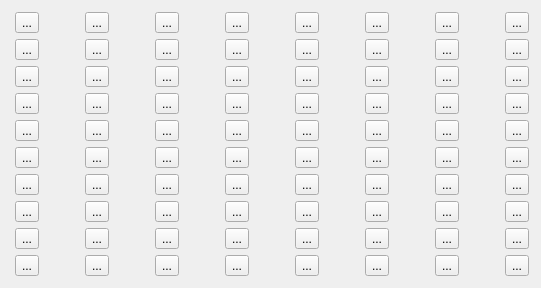
              <widget class="QWidget" name="diyColorWidget" native="true">
               <layout class="QGridLayout" name="gridLayout" rowstretch="0,0,0,0,0,0,0,0,0,0" columnstretch="0,0,0,0,0,0,0,0,0,0,0,0,0,0,0,0">
                <property name="leftMargin">
                 <number>15</number>
                </property>
                <property name="topMargin">
                 <number>12</number>
                </property>
                <property name="rightMargin">
                 <number>12</number>
                </property>
                <property name="bottomMargin">
                 <number>12</number>
                </property>
                <item row="3" column="5">
                 <widget class="QToolButton" name="btnBlue3">
                  <property name="text">
                   <string>...</string>
                  </property>
                  <property name="checkable">
                   <bool>true</bool>
                  </property>
                 </widget>
                </item>
                <item row="8" column="2">
                 <widget class="QToolButton" name="btnPurple2">
                  <property name="text">
                   <string>...</string>
                  </property>
                  <property name="checkable">
                   <bool>true</bool>
                  </property>
                 </widget>
                </item>
                <item row="6" column="11">
                 <widget class="QToolButton" name="btnTintYellow6">
                  <property name="text">
                   <string>...</string>
                  </property>
                  <property name="checkable">
                   <bool>true</bool>
                  </property>
                 </widget>
                </item>
                <item row="5" column="11">
                 <widget class="QToolButton" name="btnYellow6">
                  <property name="text">
                   <string>...</string>
                  </property>
                  <property name="checkable">
                   <bool>true</bool>
                  </property>
                 </widget>
                </item>
                <item row="2" column="7">
                 <widget class="QToolButton" name="btnTintBlue4">
                  <property name="text">
                   <string>...</string>
                  </property>
                  <property name="checkable">
                   <bool>true</bool>
                  </property>
                 </widget>
                </item>
                <item row="2" column="13">
                 <widget class="QToolButton" name="btnTintBlue7">
                  <property name="text">
                   <string>...</string>
                  </property>
                  <property name="checkable">
                   <bool>true</bool>
                  </property>
                 </widget>
                </item>
                <item row="8" column="13">
                 <widget class="QToolButton" name="btnPurple7">
                  <property name="text">
                   <string>...</string>
                  </property>
                  <property name="checkable">
                   <bool>true</bool>
                  </property>
                 </widget>
                </item>
                <item row="4" column="15">
                 <widget class="QToolButton" name="btnCyan8">
                  <property name="text">
                   <string>...</string>
                  </property>
                  <property name="checkable">
                   <bool>true</bool>
                  </property>
                 </widget>
                </item>
                <item row="2" column="5">
                 <widget class="QToolButton" name="btnTintBlue3">
                  <property name="text">
                   <string>...</string>
                  </property>
                  <property name="checkable">
                   <bool>true</bool>
                  </property>
                 </widget>
                </item>
                <item row="2" column="11">
                 <widget class="QToolButton" name="btnTintBlue6">
                  <property name="text">
                   <string>...</string>
                  </property>
                  <property name="checkable">
                   <bool>true</bool>
                  </property>
                 </widget>
                </item>
                <item row="9" column="15">
                 <widget class="QToolButton" name="btnGray8">
                  <property name="text">
                   <string>...</string>
                  </property>
                  <property name="checkable">
                   <bool>true</bool>
                  </property>
                 </widget>
                </item>
                <item row="8" column="7">
                 <widget class="QToolButton" name="btnPurple4">
                  <property name="text">
                   <string>...</string>
                  </property>
                  <property name="checkable">
                   <bool>true</bool>
                  </property>
                 </widget>
                </item>
                <item row="5" column="15">
                 <widget class="QToolButton" name="btnYellow8">
                  <property name="text">
                   <string>...</string>
                  </property>
                  <property name="checkable">
                   <bool>true</bool>
                  </property>
                 </widget>
                </item>
                <item row="2" column="14">
                 <spacer name="horizontalSpacer_4">
                  <property name="orientation">
                   <enum>Qt::Horizontal</enum>
                  </property>
                  <property name="sizeType">
                   <enum>QSizePolicy::Expanding</enum>
                  </property>
                  <property name="sizeHint" stdset="0">
                   <size>
                    <width>40</width>
                    <height>20</height>
                   </size>
                  </property>
                 </spacer>
                </item>
                <item row="2" column="1">
                 <spacer name="horizontalSpacer_3">
                  <property name="orientation">
                   <enum>Qt::Horizontal</enum>
                  </property>
                  <property name="sizeType">
                   <enum>QSizePolicy::Expanding</enum>
                  </property>
                  <property name="sizeHint" stdset="0">
                   <size>
                    <width>40</width>
                    <height>20</height>
                   </size>
                  </property>
                 </spacer>
                </item>
                <item row="9" column="0">
                 <widget class="QToolButton" name="btnGray1">
                  <property name="text">
                   <string>...</string>
                  </property>
                  <property name="checkable">
                   <bool>true</bool>
                  </property>
                 </widget>
                </item>
                <item row="5" column="5">
                 <widget class="QToolButton" name="btnYellow3">
                  <property name="text">
                   <string>...</string>
                  </property>
                  <property name="checkable">
                   <bool>true</bool>
                  </property>
                 </widget>
                </item>
                <item row="1" column="0">
                 <widget class="QToolButton" name="btnGreen1">
                  <property name="text">
                   <string>...</string>
                  </property>
                  <property name="checkable">
                   <bool>true</bool>
                  </property>
                 </widget>
                </item>
                <item row="9" column="11">
                 <widget class="QToolButton" name="btnGray6">
                  <property name="text">
                   <string>...</string>
                  </property>
                  <property name="checkable">
                   <bool>true</bool>
                  </property>
                 </widget>
                </item>
                <item row="0" column="7">
                 <widget class="QToolButton" name="btnRed4">
                  <property name="text">
                   <string>...</string>
                  </property>
                  <property name="checkable">
                   <bool>true</bool>
                  </property>
                 </widget>
                </item>
                <item row="6" column="2">
                 <widget class="QToolButton" name="btnTintYellow2">
                  <property name="text">
                   <string>...</string>
                  </property>
                  <property name="checkable">
                   <bool>true</bool>
                  </property>
                 </widget>
                </item>
                <item row="2" column="12">
                 <spacer name="horizontalSpacer_9">
                  <property name="orientation">
                   <enum>Qt::Horizontal</enum>
                  </property>
                  <property name="sizeHint" stdset="0">
                   <size>
                    <width>40</width>
                    <height>20</height>
                   </size>
                  </property>
                 </spacer>
                </item>
                <item row="8" column="5">
                 <widget class="QToolButton" name="btnPurple3">
                  <property name="text">
                   <string>...</string>
                  </property>
                  <property name="checkable">
                   <bool>true</bool>
                  </property>
                 </widget>
                </item>
                <item row="9" column="9">
                 <widget class="QToolButton" name="btnGray5">
                  <property name="text">
                   <string>...</string>
                  </property>
                  <property name="checkable">
                   <bool>true</bool>
                  </property>
                 </widget>
                </item>
                <item row="4" column="5">
                 <widget class="QToolButton" name="btnCyan3">
                  <property name="text">
                   <string>...</string>
                  </property>
                  <property name="checkable">
                   <bool>true</bool>
                  </property>
                 </widget>
                </item>
                <item row="3" column="9">
                 <widget class="QToolButton" name="btnBlue5">
                  <property name="text">
                   <string>...</string>
                  </property>
                  <property name="checkable">
                   <bool>true</bool>
                  </property>
                 </widget>
                </item>
                <item row="3" column="11">
                 <widget class="QToolButton" name="btnBlue6">
                  <property name="text">
                   <string>...</string>
                  </property>
                  <property name="checkable">
                   <bool>true</bool>
                  </property>
                 </widget>
                </item>
                <item row="7" column="2">
                 <widget class="QToolButton" name="btnPink2">
                  <property name="text">
                   <string>...</string>
                  </property>
                  <property name="checkable">
                   <bool>true</bool>
                  </property>
                 </widget>
                </item>
                <item row="2" column="0">
                 <widget class="QToolButton" name="btnTintBlue1">
                  <property name="text">
                   <string>...</string>
                  </property>
                  <property name="checkable">
                   <bool>true</bool>
                  </property>
                 </widget>
                </item>
                <item row="2" column="6">
                 <spacer name="horizontalSpacer_6">
                  <property name="orientation">
                   <enum>Qt::Horizontal</enum>
                  </property>
                  <property name="sizeHint" stdset="0">
                   <size>
                    <width>40</width>
                    <height>20</height>
                   </size>
                  </property>
                 </spacer>
                </item>
                <item row="0" column="11">
                 <widget class="QToolButton" name="btnRed6">
                  <property name="text">
                   <string>...</string>
                  </property>
                  <property name="checkable">
                   <bool>true</bool>
                  </property>
                 </widget>
                </item>
                <item row="1" column="7">
                 <widget class="QToolButton" name="btnGreen4">
                  <property name="text">
                   <string>...</string>
                  </property>
                  <property name="checkable">
                   <bool>true</bool>
                  </property>
                 </widget>
                </item>
                <item row="8" column="15">
                 <widget class="QToolButton" name="btnPurple8">
                  <property name="text">
                   <string>...</string>
                  </property>
                  <property name="checkable">
                   <bool>true</bool>
                  </property>
                 </widget>
                </item>
                <item row="1" column="9">
                 <widget class="QToolButton" name="btnGreen5">
                  <property name="text">
                   <string>...</string>
                  </property>
                  <property name="checkable">
                   <bool>true</bool>
                  </property>
                 </widget>
                </item>
                <item row="2" column="8">
                 <spacer name="horizontalSpacer_7">
                  <property name="orientation">
                   <enum>Qt::Horizontal</enum>
                  </property>
                  <property name="sizeHint" stdset="0">
                   <size>
                    <width>40</width>
                    <height>20</height>
                   </size>
                  </property>
                 </spacer>
                </item>
                <item row="0" column="2">
                 <widget class="QToolButton" name="btnRed2">
                  <property name="text">
                   <string>...</string>
                  </property>
                  <property name="checkable">
                   <bool>true</bool>
                  </property>
                 </widget>
                </item>
                <item row="6" column="0">
                 <widget class="QToolButton" name="btnTintYellow1">
                  <property name="text">
                   <string>...</string>
                  </property>
                  <property name="checkable">
                   <bool>true</bool>
                  </property>
                 </widget>
                </item>
                <item row="1" column="11">
                 <widget class="QToolButton" name="btnGreen6">
                  <property name="text">
                   <string>...</string>
                  </property>
                  <property name="checkable">
                   <bool>true</bool>
                  </property>
                 </widget>
                </item>
                <item row="3" column="13">
                 <widget class="QToolButton" name="btnBlue7">
                  <property name="text">
                   <string>...</string>
                  </property>
                  <property name="checkable">
                   <bool>true</bool>
                  </property>
                 </widget>
                </item>
                <item row="7" column="9">
                 <widget class="QToolButton" name="btnPink5">
                  <property name="text">
                   <string>...</string>
                  </property>
                  <property name="checkable">
                   <bool>true</bool>
                  </property>
                 </widget>
                </item>
                <item row="4" column="2">
                 <widget class="QToolButton" name="btnCyan2">
                  <property name="text">
                   <string>...</string>
                  </property>
                  <property name="checkable">
                   <bool>true</bool>
                  </property>
                 </widget>
                </item>
                <item row="0" column="0">
                 <widget class="QToolButton" name="btnRed1">
                  <property name="text">
                   <string>...</string>
                  </property>
                  <property name="checkable">
                   <bool>true</bool>
                  </property>
                 </widget>
                </item>
                <item row="8" column="0">
                 <widget class="QToolButton" name="btnPurple1">
                  <property name="text">
                   <string>...</string>
                  </property>
                  <property name="checkable">
                   <bool>true</bool>
                  </property>
                 </widget>
                </item>
                <item row="5" column="7">
                 <widget class="QToolButton" name="btnYellow4">
                  <property name="text">
                   <string>...</string>
                  </property>
                  <property name="checkable">
                   <bool>true</bool>
                  </property>
                 </widget>
                </item>
                <item row="0" column="9">
                 <widget class="QToolButton" name="btnRed5">
                  <property name="text">
                   <string>...</string>
                  </property>
                  <property name="checkable">
                   <bool>true</bool>
                  </property>
                 </widget>
                </item>
                <item row="2" column="10">
                 <spacer name="horizontalSpacer_8">
                  <property name="orientation">
                   <enum>Qt::Horizontal</enum>
                  </property>
                  <property name="sizeHint" stdset="0">
                   <size>
                    <width>40</width>
                    <height>20</height>
                   </size>
                  </property>
                 </spacer>
                </item>
                <item row="6" column="13">
                 <widget class="QToolButton" name="btnTintYellow7">
                  <property name="text">
                   <string>...</string>
                  </property>
                  <property name="checkable">
                   <bool>true</bool>
                  </property>
                 </widget>
                </item>
                <item row="0" column="5">
                 <widget class="QToolButton" name="btnRed3">
                  <property name="text">
                   <string>...</string>
                  </property>
                  <property name="checkable">
                   <bool>true</bool>
                  </property>
                 </widget>
                </item>
                <item row="4" column="0">
                 <widget class="QToolButton" name="btnCyan1">
                  <property name="text">
                   <string>...</string>
                  </property>
                  <property name="checkable">
                   <bool>true</bool>
                  </property>
                 </widget>
                </item>
                <item row="7" column="13">
                 <widget class="QToolButton" name="btnPink7">
                  <property name="text">
                   <string>...</string>
                  </property>
                  <property name="checkable">
                   <bool>true</bool>
                  </property>
                 </widget>
                </item>
                <item row="9" column="5">
                 <widget class="QToolButton" name="btnGray3">
                  <property name="text">
                   <string>...</string>
                  </property>
                  <property name="checkable">
                   <bool>true</bool>
                  </property>
                 </widget>
                </item>
                <item row="1" column="13">
                 <widget class="QToolButton" name="btnGreen7">
                  <property name="text">
                   <string>...</string>
                  </property>
                  <property name="checkable">
                   <bool>true</bool>
                  </property>
                 </widget>
                </item>
                <item row="5" column="0">
                 <widget class="QToolButton" name="btnYellow1">
                  <property name="text">
                   <string>...</string>
                  </property>
                  <property name="checkable">
                   <bool>true</bool>
                  </property>
                 </widget>
                </item>
                <item row="4" column="11">
                 <widget class="QToolButton" name="btnCyan6">
                  <property name="text">
                   <string>...</string>
                  </property>
                  <property name="checkable">
                   <bool>true</bool>
                  </property>
                 </widget>
                </item>
                <item row="1" column="2">
                 <widget class="QToolButton" name="btnGreen2">
                  <property name="text">
                   <string>...</string>
                  </property>
                  <property name="checkable">
                   <bool>true</bool>
                  </property>
                 </widget>
                </item>
                <item row="1" column="15">
                 <widget class="QToolButton" name="btnGreen8">
                  <property name="text">
                   <string>...</string>
                  </property>
                  <property name="checkable">
                   <bool>true</bool>
                  </property>
                 </widget>
                </item>
                <item row="7" column="7">
                 <widget class="QToolButton" name="btnPink4">
                  <property name="text">
                   <string>...</string>
                  </property>
                  <property name="checkable">
                   <bool>true</bool>
                  </property>
                 </widget>
                </item>
                <item row="7" column="0">
                 <widget class="QToolButton" name="btnPink1">
                  <property name="text">
                   <string>...</string>
                  </property>
                  <property name="checkable">
                   <bool>true</bool>
                  </property>
                 </widget>
                </item>
                <item row="3" column="0">
                 <widget class="QToolButton" name="btnBlue1">
                  <property name="text">
                   <string>...</string>
                  </property>
                  <property name="checkable">
                   <bool>true</bool>
                  </property>
                 </widget>
                </item>
                <item row="2" column="15">
                 <widget class="QToolButton" name="btnTintBlue8">
                  <property name="text">
                   <string>...</string>
                  </property>
                  <property name="checkable">
                   <bool>true</bool>
                  </property>
                 </widget>
                </item>
                <item row="3" column="15">
                 <widget class="QToolButton" name="btnBlue8">
                  <property name="text">
                   <string>...</string>
                  </property>
                  <property name="checkable">
                   <bool>true</bool>
                  </property>
                 </widget>
                </item>
                <item row="6" column="9">
                 <widget class="QToolButton" name="btnTintYellow5">
                  <property name="text">
                   <string>...</string>
                  </property>
                  <property name="checkable">
                   <bool>true</bool>
                  </property>
                 </widget>
                </item>
                <item row="4" column="7">
                 <widget class="QToolButton" name="btnCyan4">
                  <property name="text">
                   <string>...</string>
                  </property>
                  <property name="checkable">
                   <bool>true</bool>
                  </property>
                 </widget>
                </item>
                <item row="2" column="2">
                 <widget class="QToolButton" name="btnTintBlue2">
                  <property name="text">
                   <string>...</string>
                  </property>
                  <property name="checkable">
                   <bool>true</bool>
                  </property>
                 </widget>
                </item>
                <item row="6" column="7">
                 <widget class="QToolButton" name="btnTintYellow4">
                  <property name="text">
                   <string>...</string>
                  </property>
                  <property name="checkable">
                   <bool>true</bool>
                  </property>
                 </widget>
                </item>
                <item row="7" column="11">
                 <widget class="QToolButton" name="btnPink6">
                  <property name="text">
                   <string>...</string>
                  </property>
                  <property name="checkable">
                   <bool>true</bool>
                  </property>
                 </widget>
                </item>
                <item row="6" column="15">
                 <widget class="QToolButton" name="btnTintYellow8">
                  <property name="text">
                   <string>...</string>
                  </property>
                  <property name="checkable">
                   <bool>true</bool>
                  </property>
                 </widget>
                </item>
                <item row="0" column="15">
                 <widget class="QToolButton" name="btnRed8">
                  <property name="text">
                   <string>...</string>
                  </property>
                  <property name="checkable">
                   <bool>true</bool>
                  </property>
                 </widget>
                </item>
                <item row="7" column="15">
                 <widget class="QToolButton" name="btnPink8">
                  <property name="text">
                   <string>...</string>
                  </property>
                  <property name="checkable">
                   <bool>true</bool>
                  </property>
                 </widget>
                </item>
                <item row="9" column="13">
                 <widget class="QToolButton" name="btnGray7">
                  <property name="text">
                   <string>...</string>
                  </property>
                  <property name="checkable">
                   <bool>true</bool>
                  </property>
                 </widget>
                </item>
                <item row="4" column="13">
                 <widget class="QToolButton" name="btnCyan7">
                  <property name="text">
                   <string>...</string>
                  </property>
                  <property name="checkable">
                   <bool>true</bool>
                  </property>
                 </widget>
                </item>
                <item row="4" column="9">
                 <widget class="QToolButton" name="btnCyan5">
                  <property name="text">
                   <string>...</string>
                  </property>
                  <property name="checkable">
                   <bool>true</bool>
                  </property>
                 </widget>
                </item>
                <item row="0" column="13">
                 <widget class="QToolButton" name="btnRed7">
                  <property name="text">
                   <string>...</string>
                  </property>
                  <property name="checkable">
                   <bool>true</bool>
                  </property>
                 </widget>
                </item>
                <item row="5" column="13">
                 <widget class="QToolButton" name="btnYellow7">
                  <property name="text">
                   <string>...</string>
                  </property>
                  <property name="checkable">
                   <bool>true</bool>
                  </property>
                 </widget>
                </item>
                <item row="1" column="5">
                 <widget class="QToolButton" name="btnGreen3">
                  <property name="text">
                   <string>...</string>
                  </property>
                  <property name="checkable">
                   <bool>true</bool>
                  </property>
                 </widget>
                </item>
                <item row="3" column="2">
                 <widget class="QToolButton" name="btnBlue2">
                  <property name="text">
                   <string>...</string>
                  </property>
                  <property name="checkable">
                   <bool>true</bool>
                  </property>
                 </widget>
                </item>
                <item row="8" column="9">
                 <widget class="QToolButton" name="btnPurple5">
                  <property name="text">
                   <string>...</string>
                  </property>
                  <property name="checkable">
                   <bool>true</bool>
                  </property>
                 </widget>
                </item>
                <item row="9" column="7">
                 <widget class="QToolButton" name="btnGray4">
                  <property name="text">
                   <string>...</string>
                  </property>
                  <property name="checkable">
                   <bool>true</bool>
                  </property>
                 </widget>
                </item>
                <item row="2" column="9">
                 <widget class="QToolButton" name="btnTintBlue5">
                  <property name="text">
                   <string>...</string>
                  </property>
                  <property name="checkable">
                   <bool>true</bool>
                  </property>
                 </widget>
                </item>
                <item row="3" column="7">
                 <widget class="QToolButton" name="btnBlue4">
                  <property name="text">
                   <string>...</string>
                  </property>
                  <property name="checkable">
                   <bool>true</bool>
                  </property>
                 </widget>
                </item>
                <item row="5" column="2">
                 <widget class="QToolButton" name="btnYellow2">
                  <property name="text">
                   <string>...</string>
                  </property>
                  <property name="checkable">
                   <bool>true</bool>
                  </property>
                 </widget>
                </item>
                <item row="6" column="5">
                 <widget class="QToolButton" name="btnTintYellow3">
                  <property name="text">
                   <string>...</string>
                  </property>
                  <property name="checkable">
                   <bool>true</bool>
                  </property>
                 </widget>
                </item>
                <item row="5" column="9">
                 <widget class="QToolButton" name="btnYellow5">
                  <property name="text">
                   <string>...</string>
                  </property>
                  <property name="checkable">
                   <bool>true</bool>
                  </property>
                 </widget>
                </item>
                <item row="7" column="5">
                 <widget class="QToolButton" name="btnPink3">
                  <property name="text">
                   <string>...</string>
                  </property>
                  <property name="checkable">
                   <bool>true</bool>
                  </property>
                 </widget>
                </item>
                <item row="9" column="2">
                 <widget class="QToolButton" name="btnGray2">
                  <property name="text">
                   <string>...</string>
                  </property>
                  <property name="checkable">
                   <bool>true</bool>
                  </property>
                 </widget>
                </item>
                <item row="8" column="11">
                 <widget class="QToolButton" name="btnPurple6">
                  <property name="text">
                   <string>...</string>
                  </property>
                  <property name="checkable">
                   <bool>true</bool>
                  </property>
                 </widget>
                </item>
                <item row="2" column="3">
                 <spacer name="horizontalSpacer_5">
                  <property name="orientation">
                   <enum>Qt::Horizontal</enum>
                  </property>
                  <property name="sizeHint" stdset="0">
                   <size>
                    <width>40</width>
                    <height>20</height>
                   </size>
                  </property>
                 </spacer>
                </item>
               </layout>
              </widget>
